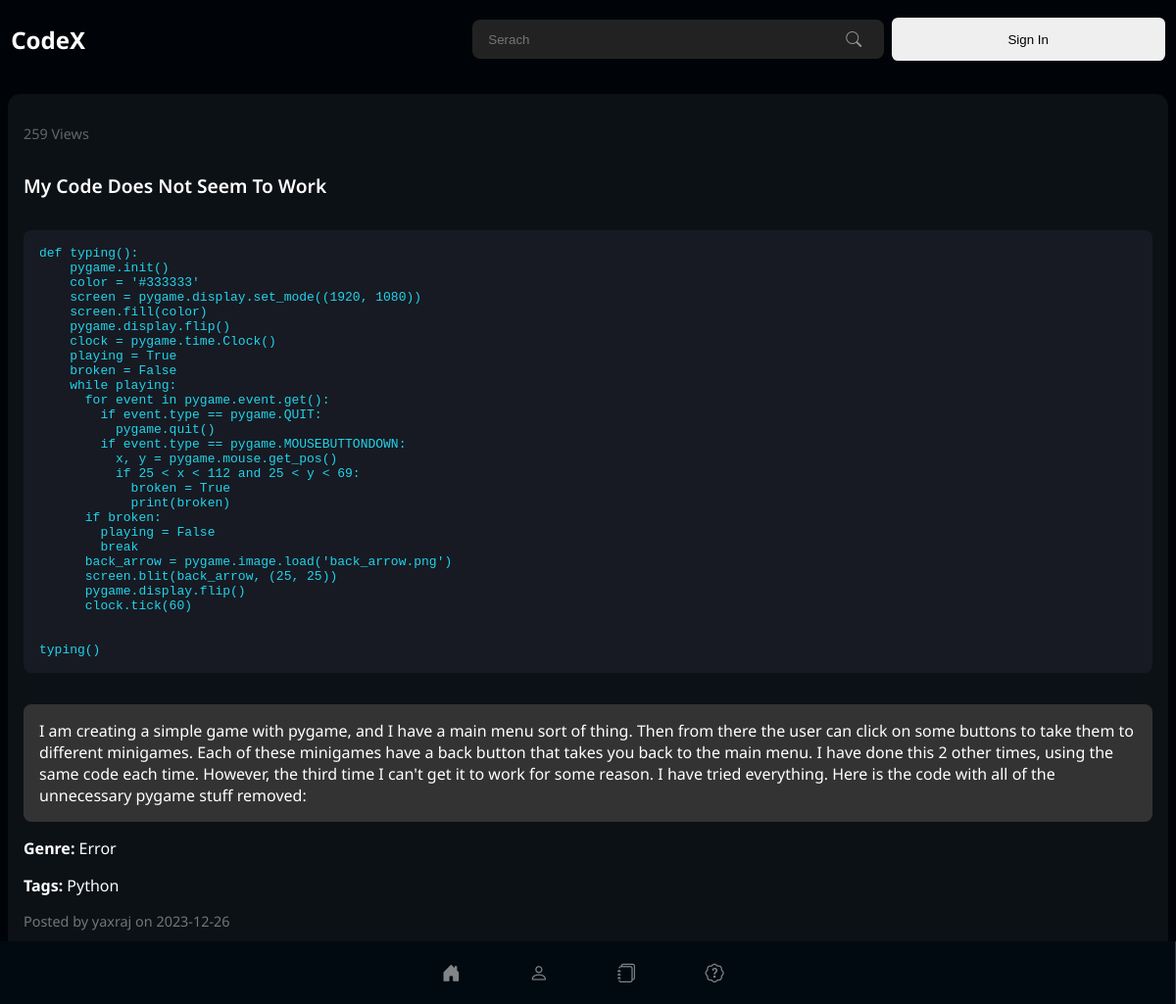
The page /article/1 on the database as committed earlier.
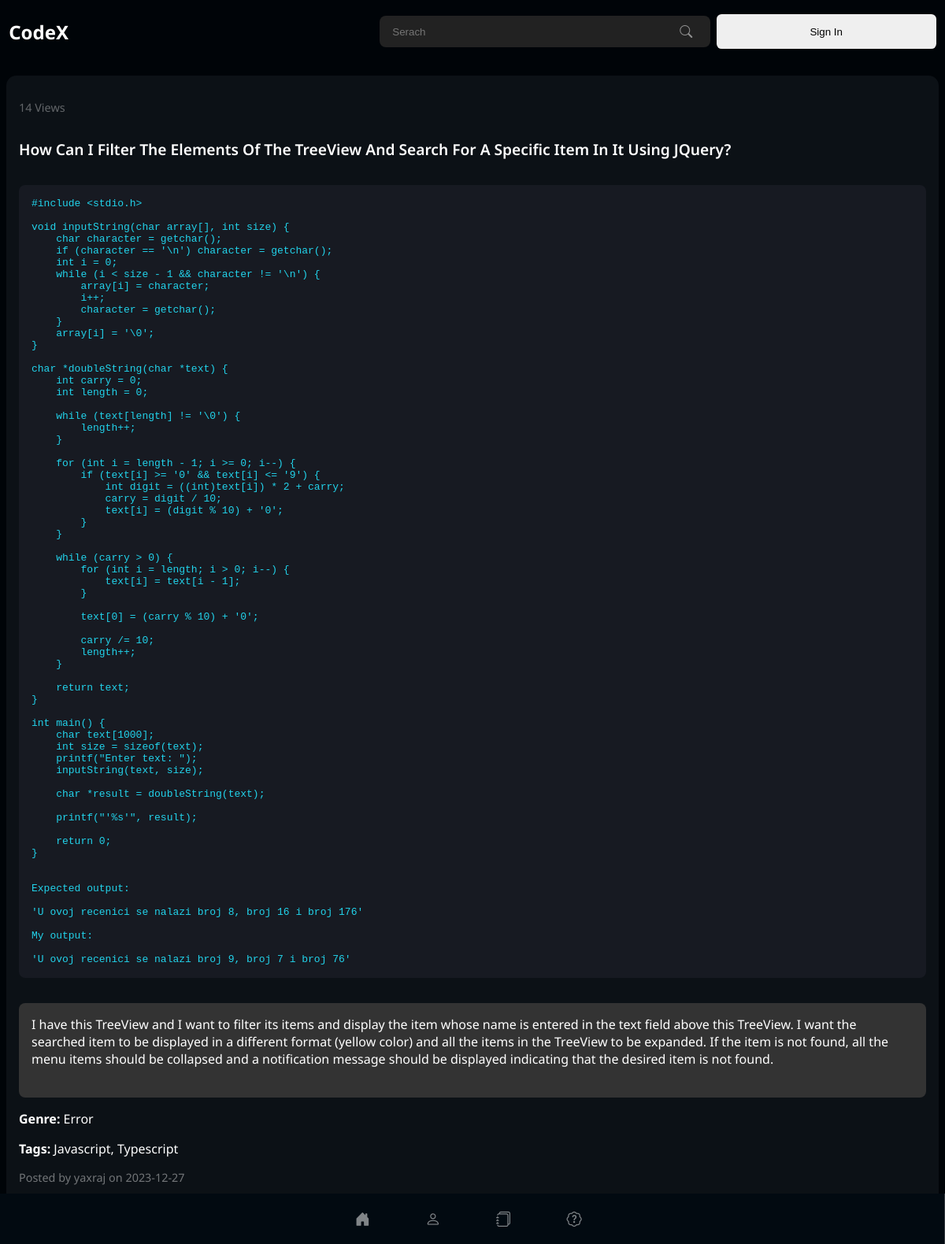
The same page on the database as committed later.
### app.py (models this page shows, shortened)
class Articles(db.Model):
    article_id = db.Column(db.Integer, primary_key=True)
    title = db.Column(db.String(200), nullable=False)
    description = db.Column(db.Text, nullable=False)
    code_snippet = db.Column(db.Text, nullable=True)
    post_by = db.Column(db.String(200), nullable=False)
    date_time = db.Column(db.DateTime, default=datetime.utcnow)
    likes = db.Column(db.Integer, default=0)
    genre = db.Column(db.String(200), nullable=True)
    tags = db.Column(db.String(200), nullable=True)
    views = db.Column(db.Integer, default=0)
    updated_at = db.Column(db.DateTime, onupdate=datetime.utcnow)
    status = db.Column(db.String(200), nullable=False, default='draft')

### app.py (the view)
@app.route('/article/<int:article_id>', methods=['GET'])
def article(article_id):
    article = Articles.query.get(article_id)
    if article:
        if 'views' in article.__dict__:
            article.views += 1
        else:
            article.views = 1
        db.session.commit()
        return render_template('view_article.html', article=article)
    else:
        return "Article not found", 404

### templates/view_article.html (shortened to what this page needs)
{% extends 'base.html' %}  {% block bodyblock %}
<div class="wrapper">
  {% include 'sidebar.html' %}
  <div class="articles-div-main">
    <div class="article-card" style="width: 100%;">
      <div class="top-bar">
        <span class="views">{{ article.views }} Views</span>
        <div class="buttons">
        </div>
      </div>
      <h2 class="title" style=" font-weight: 600">
        {{ article.title }}
      </h2>
      <pre class="code-snippet">{{ article.code_snippet }}</pre>
      <pre class="description">{{ article.description }}</pre>
      <p><strong>Genre:</strong> {{ article.genre }}</p>
      <p><strong>Tags:</strong> {{ article.tags }}</p>
      <p class="posted-by">
        Posted by {{ article.post_by }} on {{
        article.date_time.strftime('%Y-%m-%d') }}
      </p>
      <p class="status"><strong>Status:</strong> {{ article.status }}</p>
    </div>
  </div></div>
  {% endblock bodyblock %}

### templates/base.html (shortened to what this page needs)
<!DOCTYPE html>
<html lang="en">
  <head>
    <link rel="stylesheet" href="../static/styles/style.css" />
    <link
      rel="stylesheet"
      href="https://cdn.jsdelivr.net/npm/bootstrap-icons@1.11.2/font/bootstrap-icons.min.css"
    />
  </head>
  <body>
    <div class="navbar">
      <div class="left">
        <div class="logo">
          <h2 style="color: #fff">CodeX</h2>
        </div>
      </div>
      <div class="right">
        <div class="search">
          <input type="text" placeholder="Serach" /><i class="bi bi-search"></i>
        </div>
        <div class="buttons">
          <button class="login-btn">
            {% if current_user.is_authenticated %}<a
              style="text-decoration: none; color: #000"
              href="/profile"
            >
              {{ current_user.username }}</a
            >
            {% else %}
            <a style="text-decoration: none; color: #000" href="/login"
              >Sign In</a
            >
            {% endif %}
          </button>
        </div>
      </div>
    </div>
    {% block bodyblock %} {% endblock bodyblock %}
  </body>
</html>

### templates/sidebar.html (shortened to what this page needs)
{% block sidebar %}
<div class="sidebar">
  <ul>
    <li>
      <a href="/"><i class="bi bi-house-door-fill"></i><span>Home</span></a>
    </li>
    <li>
      <a href="/profile"><i class="bi bi-person"></i><span>Profile</span></a>
    </li>
    <li>
      <a href="/articles"
        ><i class="bi bi-journals"></i><span>Articles</span></a
      >
    </li>
    <li>
      <a href="#"><i class="bi bi-patch-question"></i><span>Tutorials</span></a>
    </li>
  </ul>
</div>
{% endblock sidebar %}

Rows that differ between the two databases and show on the page:
changed Articles "Error": views "259" → "14"; title "My Code Does Not Seem To Work" → "How Can I Filter The Elements Of The TreeView And Search For A Specific Item In It Using JQuery?"; code_snippet "def typing(): pygame.init() color = '#333333' screen = pygame.display.set_mode((1920, 1080)) screen.fill(color) pygame.display.flip() clock = pygame.time.Clock() playing = True broken = False while playing: for event in pygame.event.get(): if event.type == pygame.QUIT: pygame.quit() if event.type == pygame.MOUSEBUTTONDOWN: x, y = pygame.mouse.get_pos() if 25 < x < 112 and 25 < y < 69: broken = True print(broken) if broken: playing = False break back_arrow = pygame.image.load('back_arrow.png') screen.blit(back_arrow, (25, 25)) pygame.display.flip() clock.tick(60) typing()" → "#include <stdio.h> void inputString(char array[], int size) { char character = getchar(); if (character == '\\n') character = getchar(); int i = 0; while (i < size - 1 && character != '\\n') { array[i] = character; i++; character = getchar(); } array[i] = '\\0'; } char *doubleString(char *text) { int carry = 0; int length = 0; while (text[length] != '\\0') { length++; } for (int i = length - 1; i >= 0; i--) { if (text[i] >= '0' && text[i] <= '9') { int digit = ((int)text[i]) * 2 + carry; carry = digit / 10; text[i] = (digit % 10) + '0'; } } while (carry > 0) { for (int i = length; i > 0; i--) { text[i] = text[i - 1]; } text[0] = (carry % 10) + '0'; carry /= 10; length++; } return text; } int…"; description "I am creating a simple game with pygame, and I have a main menu sort of thing. Then from there the user can click on some buttons to take them to different minigames. Each of these minigames have a back button that takes you back to the main menu. I have done this 2 other times, using the same code each time. However, the third time I can't get it to work for some reason. I have tried everything. Here is the code with all of the unnecessary pygame stuff removed:" → "I have this TreeView and I want to filter its items and display the item whose name is entered in the text field above this TreeView. I want the searched item to be displayed in a different format (yellow color) and all the items in the TreeView to be expanded. If the item is not found, all the menu items should be collapsed and a notification message should be displayed indicating that the desired item is not found."; tags "Python" → "Javascript, Typescript"; date_time "2023-12-26" → "2023-12-27"
